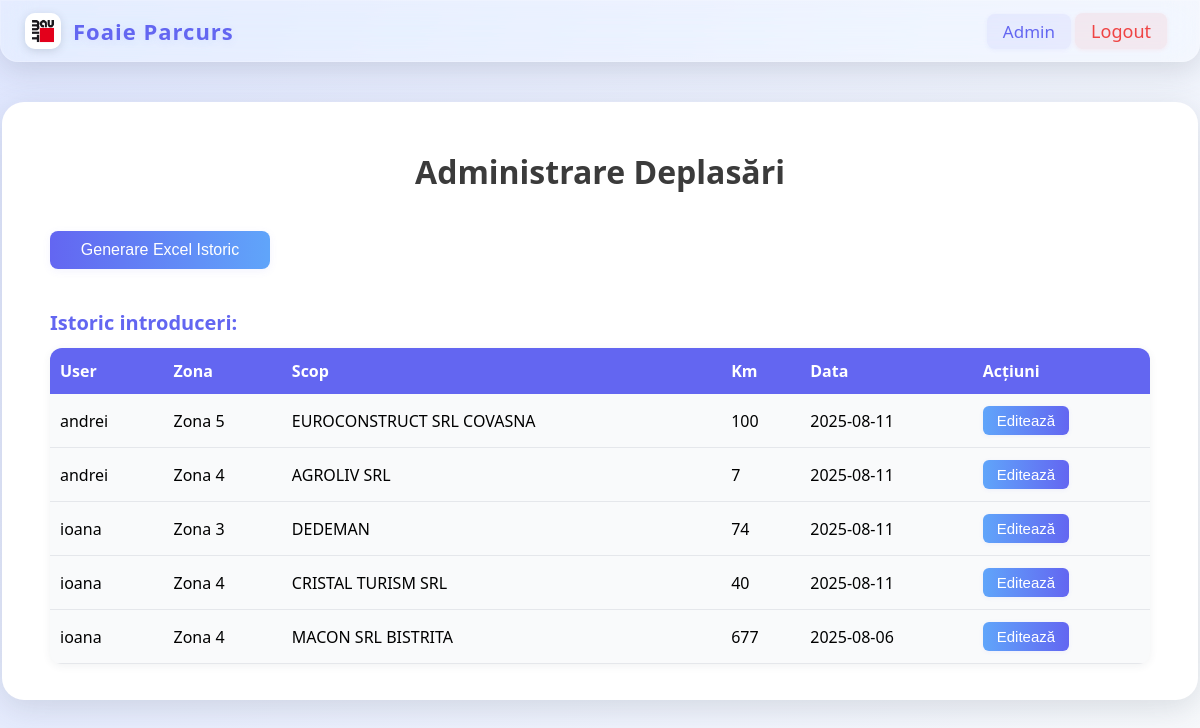
Before: / (signed in) with the older database file.
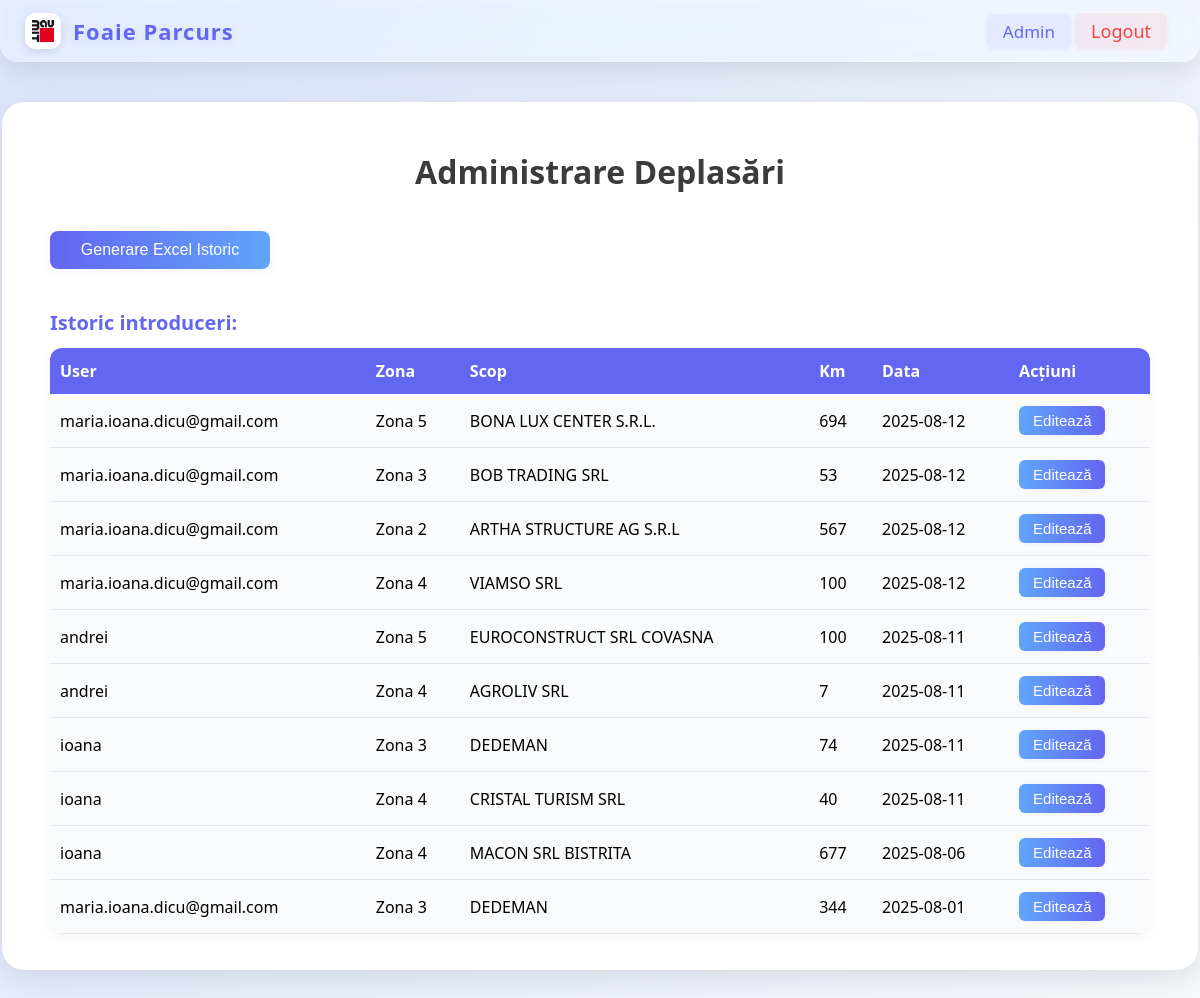
After: the same page with the newer database file.
### tables this page shows
CREATE TABLE parcurs (
            id INTEGER PRIMARY KEY AUTOINCREMENT,
            username TEXT NOT NULL,
            zona TEXT NOT NULL,
            scop TEXT,
            km INTEGER NOT NULL,
            data TEXT NOT NULL
        );

### app.py (the view, shortened to what this page needs)
@app.route('/', methods=['GET', 'POST'])
def index():
    import datetime
    if 'username' not in session:
        return redirect(url_for('login'))
    username = session['username']
    conn = sqlite3.connect(DB_NAME)
    c = conn.cursor()
    if username == 'Admin':
        c.execute('SELECT * FROM parcurs ORDER BY data DESC, id DESC')
        export_btn = True
    else:
        c.execute('SELECT * FROM parcurs WHERE username=? ORDER BY data DESC, id DESC', (username,))
        export_btn = False
    rows = c.fetchall()
    conn.close()
    today = datetime.date.today().isoformat()
    return render_template('index.html', rows=rows, username=username, today=today, export_btn=export_btn)

### templates/index.html (shortened to what this page needs)
<!DOCTYPE html>
<html lang="ro">
<head>
</head>
<body>
    {% include 'topbar.html' %}
    <div class="container">
        <h1 style="margin-top:0;">
            {% if username == 'Admin' %}
                Administrare Deplasări
            {% else %}
                Foaie Parcurs
            {% endif %}
        </h1>
        {% if export_btn %}
        <div class="excel-btn-wrapper">
        <form method="get" action="/export" style="margin-bottom: 16px;">
            <button type="submit" class="excel-btn" style="background:linear-gradient(90deg,#6366f1 0%,#60a5fa 100%);color:#fff;border:none;border-radius:8px;padding:10px 22px;font-size:16px;font-weight:500;cursor:pointer;box-shadow:0 2px 8px rgba(99,102,241,0.08);transition:background 0.2s;margin-bottom:8px;">Generare Excel Istoric</button>
        </form>
        </div>
        {% endif %}
        <div class="form-section-label" style="margin-top:32px;margin-bottom:12px;font-size:20px;color:#6366f1;font-weight:700;">Istoric introduceri:</div>
        <table>
            <tr>
                {% if username == 'Admin' %}<th>User</th>{% endif %}
                <th>Zona</th>
                <th class="scop-col">Scop</th>
                <th>Km</th>
                <th>Data</th>
                <th>Acțiuni</th>
            </tr>
            {% for row in rows %}
            <tr>
                {% if username == 'Admin' %}<td>{{ row[1] }}</td>{% endif %}
                <td>{{ row[2] }}</td>
                <td class="scop-col">{{ row[3] }}</td>
                <td>{{ row[4] }}</td>
                <td>{{ row[5] }}</td>
                <td><a href="/edit/{{ row[0] }}"><button class="edit-btn">Editează</button></a></td>
            </tr>
            {% endfor %}
        </table>
    </div>
</body>
</html>

Changed rows visible on the page:
added parcurs: username "maria.ioana.dicu@gmail.com", zona "Zona 5", scop "BONA LUX CENTER S.R.L.", km "694", data "2025-08-12"
added parcurs: username "maria.ioana.dicu@gmail.com", zona "Zona 3", scop "BOB TRADING SRL", km "53", data "2025-08-12"
added parcurs: username "maria.ioana.dicu@gmail.com", zona "Zona 2", scop "ARTHA STRUCTURE AG S.R.L", km "567", data "2025-08-12"
added parcurs: username "maria.ioana.dicu@gmail.com", zona "Zona 4", scop "VIAMSO SRL", km "100", data "2025-08-12"
added parcurs: username "maria.ioana.dicu@gmail.com", zona "Zona 3", scop "DEDEMAN", km "344", data "2025-08-01"
